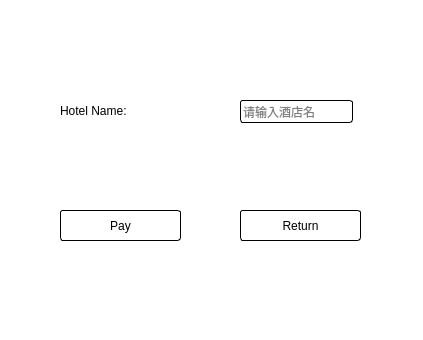
<?xml version="1.0" encoding="UTF-8"?>
<ui version="4.0">
 <class>OrderPay</class>
 <widget class="QDialog" name="OrderPay">
  <property name="geometry">
   <rect>
    <x>0</x>
    <y>0</y>
    <width>423</width>
    <height>340</height>
   </rect>
  </property>
  <property name="windowTitle">
   <string>订单付款</string>
  </property>
  <property name="windowIcon">
   <iconset resource="icon.qrc">
    <normaloff>:/myimages/icon2/签到.png</normaloff>:/myimages/icon2/签到.png</iconset>
  </property>
  <property name="styleSheet">
   <string notr="true">background-color: rgb(255, 255, 255);</string>
  </property>
  <widget class="QLabel" name="label">
   <property name="geometry">
    <rect>
     <x>60</x>
     <y>90</y>
     <width>151</width>
     <height>41</height>
    </rect>
   </property>
   <property name="styleSheet">
    <string notr="true">font: 25 12pt &quot;3ds Light&quot;;</string>
   </property>
   <property name="text">
    <string>Hotel Name:</string>
   </property>
  </widget>
  <widget class="QLineEdit" name="hotelNameInput">
   <property name="geometry">
    <rect>
     <x>240</x>
     <y>100</y>
     <width>113</width>
     <height>23</height>
    </rect>
   </property>
   <property name="styleSheet">
    <string notr="true">border-radius: 3px;
border: 1px solid rgb(0, 0, 0);</string>
   </property>
   <property name="placeholderText">
    <string>请输入酒店名</string>
   </property>
  </widget>
  <widget class="QPushButton" name="checkButton">
   <property name="geometry">
    <rect>
     <x>60</x>
     <y>210</y>
     <width>121</width>
     <height>31</height>
    </rect>
   </property>
   <property name="focusPolicy">
    <enum>Qt::NoFocus</enum>
   </property>
   <property name="styleSheet">
    <string notr="true">font: 25 12pt &quot;3ds Light&quot;;
border-radius: 3px;
border: 1px solid rgb(0, 0, 0);</string>
   </property>
   <property name="text">
    <string>Pay</string>
   </property>
  </widget>
  <widget class="QPushButton" name="returnButton">
   <property name="geometry">
    <rect>
     <x>240</x>
     <y>210</y>
     <width>121</width>
     <height>31</height>
    </rect>
   </property>
   <property name="focusPolicy">
    <enum>Qt::NoFocus</enum>
   </property>
   <property name="styleSheet">
    <string notr="true">font: 25 12pt &quot;3ds Light&quot;;
border-radius: 3px;
border: 1px solid rgb(0, 0, 0);</string>
   </property>
   <property name="text">
    <string>Return</string>
   </property>
  </widget>
 </widget>
 <resources>
  <include location="icon.qrc"/>
 </resources>
 <connections>
  <connection>
   <sender>returnButton</sender>
   <signal>clicked()</signal>
   <receiver>OrderPay</receiver>
   <slot>close()</slot>
   <hints>
    <hint type="sourcelabel">
     <x>274</x>
     <y>231</y>
    </hint>
    <hint type="destinationlabel">
     <x>211</x>
     <y>169</y>
    </hint>
   </hints>
  </connection>
 </connections>
</ui>
